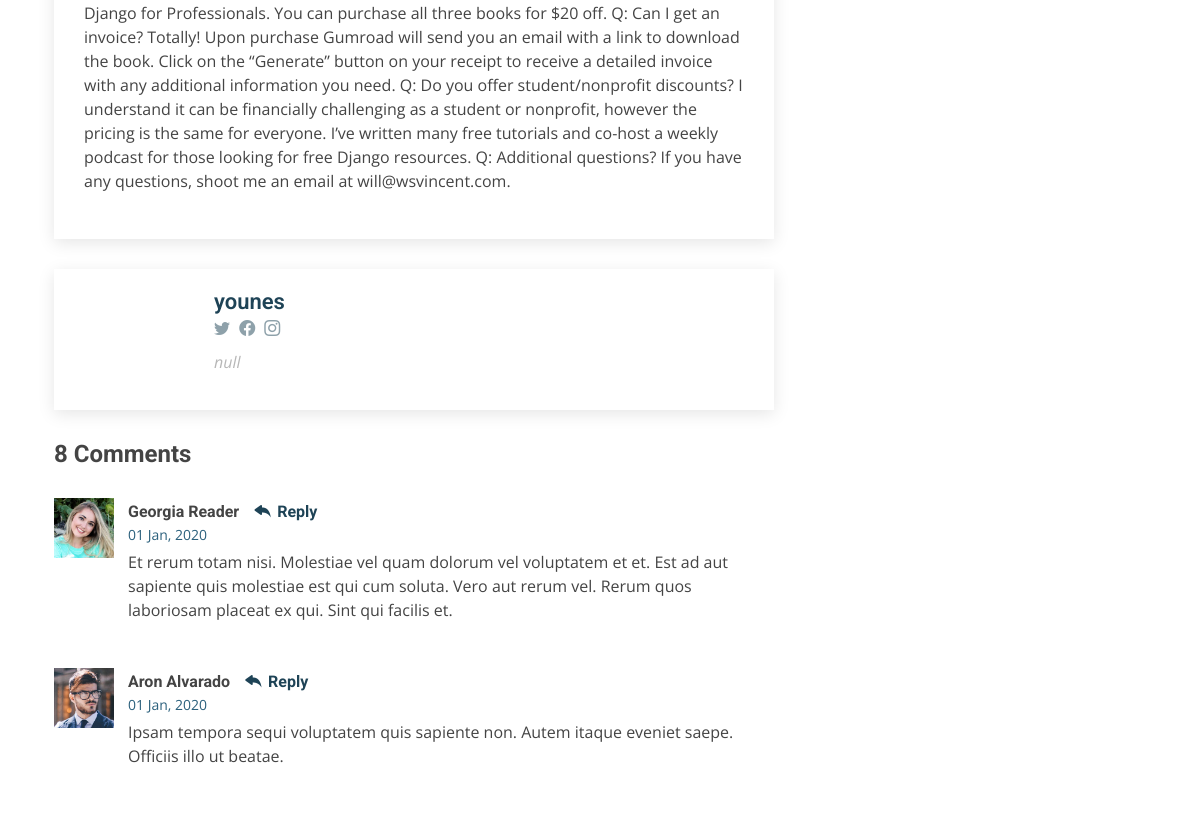
Before: /post/4 (middle part) with the older database file.
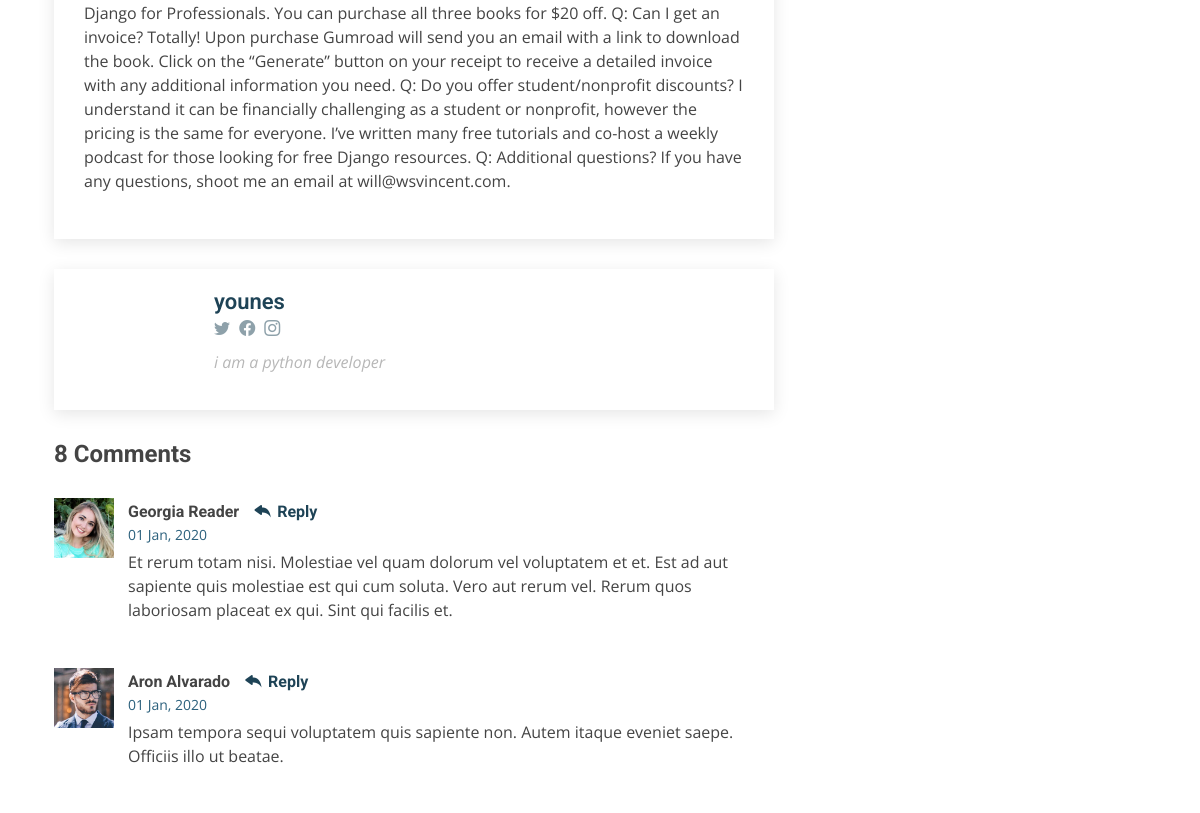
After: the same page with the newer database file.
### twitter/models.py (models this page shows, shortened)
class Post(models.Model):
    title = models.CharField(max_length=255)
    excerpt = models.TextField()
    body = models.TextField()
    author = models .ForeignKey('accounts.CustomUser', on_delete=models.CASCADE)
    date = models.DateField(default=date.today)
    photo = models.ImageField(upload_to = 'photo/%Y/%m/%d')

### accounts/models.py (models this page shows)
class CustomUser(AbstractUser):
    age = models.PositiveIntegerField(null=True, blank=True)
    photo = models.ImageField(
        upload_to='photo/profile/%Y/%m/%d/', default='null')
    about = models.CharField(max_length=255, default='null')

### twitter/views.py (the view)
# urls.py: path('post/<int:pk>', PostDetailView.as_view(), name='post_detail'),
class PostDetailView(DetailView):
    model = Post
    template_name = 'twitter/post_single.html'

### templates/twitter/post_single.html (shortened to what this page needs)
{% extends 'basic.html' %}
{% load static %}
{% block content %}
  <section id="blog" class="blog">
    <div class="container" data-aos="fade-up">
      <div class="row">
        <div class="col-lg-8 entries">
          <article class="entry entry-single">
            <div class="entry-content">
              <p>{{ post.body }}</p>
            </div>
          </article>
          <div class="blog-author d-flex align-items-center">
            <div>
              <h4>{{ post.author }}</h4>
              <div class="social-links">
                <a href="https://twitters.com/#"><i class="bi bi-twitter"></i></a>
                <a href="https://facebook.com/#"><i class="bi bi-facebook"></i></a>
                <a href="https://instagram.com/#"><i class="biu bi-instagram"></i></a>
              </div>
              <p>{{post.author.about}}</p>
            </div>
          </div>
          <div class="blog-comments">
            <h4 class="comments-count">8 Comments</h4>
            <div id="comment-1" class="comment">
              <div class="d-flex">
                <div class="comment-img">
                  <img src="{% static 'assets/img/blog/comments-1.jpg' %}" alt="" />
                </div>
                <div>
                  <h5><a href="">Georgia Reader</a> <a href="#" class="reply"><i class="bi bi-reply-fill"></i> Reply</a></h5>
                  <time datetime="2020-01-01">01 Jan, 2020</time>
                  <p>Et rerum totam nisi. Molestiae vel quam dolorum vel voluptatem et et. Est ad aut sapiente quis molestiae est qui cum soluta. Vero aut rerum vel. Rerum quos laboriosam placeat ex qui. Sint qui facilis et.</p>
                </div>
              </div>
            </div>
            <div id="comment-2" class="comment">
              <div class="d-flex">
                <div class="comment-img">
                  <img src="{% static 'assets/img/blog/comments-2.jpg' %}" alt="" />
                </div>
                <div>
                  <h5><a href="">Aron Alvarado</a> <a href="#" class="reply"><i class="bi bi-reply-fill"></i> Reply</a></h5>
                  <time datetime="2020-01-01">01 Jan, 2020</time>
                  <p>Ipsam tempora sequi voluptatem quis sapiente non. Autem itaque eveniet saepe. Officiis illo ut beatae.</p>
                </div>
              </div>
            </div>
          </div>
        </div>
        <div class="col-lg-4">
        </div>
      </div>
    </div>
  </section>
{% endblock %}

Changed rows visible on the page:
changed through a linked row, Post "younes": author.about "null" → "i am a python developer"
